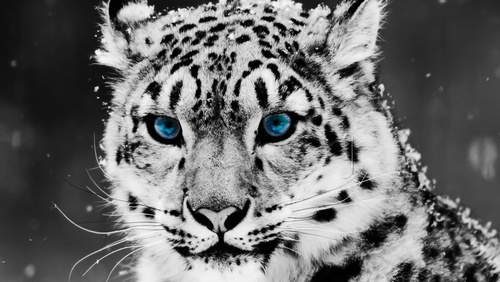
#> input picture images/white_tiger.jpg, 500 x 282 px, shrunk from 1024 x 576 before the run
$ python imagefeatures.py   (Python 2 division)
#> lines starting #> are read from the running program, lines starting #| are printed output that depends on the picture; long printed decimals are rounded
# https://medium.com/machine-learning-world/feature-extraction-and-similar-image-search-with-opencv-for-newbies-3c59796bf774


import cv2
import numpy as np
from scipy import spatial
import cPickle as pickle
import random
import os
#import matplotlib.pyplot as plt

# Feature extractor
def extract_features(image_path, vector_size=32):
#> called with image_path = './images/white_tiger.jpg', vector_size = 32
    image = cv2.imread(image_path)
#> image is the input picture: shape (282, 500, 3); mean B, G, R 108.9, 108.7, 108.5
    try:
        # Using KAZE, cause SIFT, ORB and other was moved to additional module
        # which is adding addtional pain during install
        alg = cv2.KAZE_create()
        # Finding image keypoints
        kps = alg.detect(image)
#> kps = 1664 keypoints; strongest (x, y, size): (154, 89, 9.6), (343, 197, 9.1), (324, 213, 14), (149, 212, 8.1)
        print(kps[0].pt) #'angle', 'class_id', 'convert', 'octave', 'overlap', 'pt', 'response', 'size'
#| (142.496, 5.518)
        imcpy = np.copy(image)
        print(image_path)
        for kp in kps:
            pt = list(kp.pt)
            for i in range(len(pt)):
                pt[i] = int(round(pt[i]))
            cv2.circle(imcpy, tuple(pt), 2, (0,0,255), thickness=8, lineType=8, shift=0)
#> this loop made 1664 passes
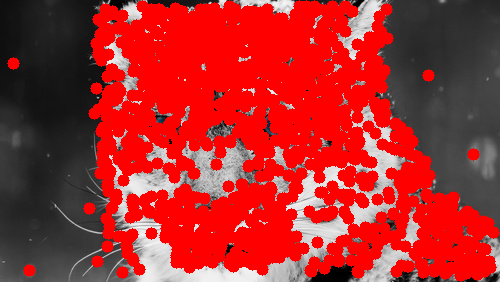
#> imcpy: shape (282, 500, 3); mean B, G, R 43.2, 43.2, 172.3
        cv2.imwrite("./features/"+image_path, imcpy)
        # Getting first 32 of them.
        # Number of keypoints varies depend on image size and color pallet
        # Sorting them based on keypoint response value(bigger is better)
        kps = sorted(kps, key=lambda x: -x.response)[:vector_size]
#> kps = 32 keypoints; strongest (x, y, size): (154, 89, 9.6), (343, 197, 9.1), (324, 213, 14), (149, 212, 8.1)
        # computing descriptors vector
        kps, dsc = alg.compute(image, kps)
        # Flatten all of them in one big vector - our feature vector
        dsc = dsc.flatten()
#> dsc = 2048 values, max 0.645 at index 930, min -0.586 at index 928, mean 0.0742
        # Making descriptor of same size
        # Descriptor vector size is 64
        needed_size = (vector_size * 64)
        if dsc.size < needed_size:
            # if we have less than 32 descriptors then just adding zeros at the
            # end of our feature vector
            dsc = np.concatenate([dsc, np.zeros(needed_size - dsc.size)])
    except cv2.error as e:
        print 'Error: ', e
        return None

    return dsc


def batch_extractor(images_path, pickled_db_path="features.pck"):
    files = [os.path.join(images_path, p) for p in sorted(os.listdir(images_path))]

    result = {}
    for f in files:
        print 'Extracting features from image %s' % f
        name = f.split('/')[-1].lower()
        result[name] = extract_features(f)

    # saving all our feature vectors in pickled file
    with open(pickled_db_path, 'w') as fp:
#> (the run stopped early here; a loop or call above may not have finished)
